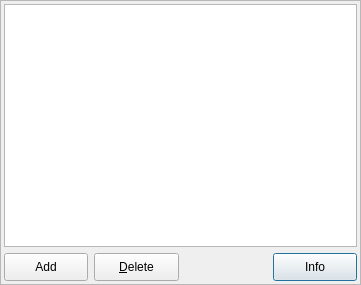
<?xml version="1.0" encoding="UTF-8"?>
<ui version="4.0">
 <class>ContentSettingsPane</class>
 <widget class="QFrame" name="ContentSettingsPane">
  <property name="geometry">
   <rect>
    <x>0</x>
    <y>0</y>
    <width>361</width>
    <height>285</height>
   </rect>
  </property>
  <property name="sizePolicy">
   <sizepolicy hsizetype="Fixed" vsizetype="Fixed">
    <horstretch>0</horstretch>
    <verstretch>0</verstretch>
   </sizepolicy>
  </property>
  <property name="windowTitle">
   <string>Frame</string>
  </property>
  <property name="frameShape">
   <enum>QFrame::StyledPanel</enum>
  </property>
  <property name="frameShadow">
   <enum>QFrame::Raised</enum>
  </property>
  <widget class="QWidget" name="gridLayoutWidget">
   <property name="geometry">
    <rect>
     <x>4</x>
     <y>4</y>
     <width>353</width>
     <height>277</height>
    </rect>
   </property>
   <layout class="QGridLayout" name="gridLayout">
    <item row="1" column="0">
     <layout class="QHBoxLayout" name="horizontalLayout">
      <item>
       <widget class="QPushButton" name="btnAdd">
        <property name="sizePolicy">
         <sizepolicy hsizetype="Preferred" vsizetype="Preferred">
          <horstretch>0</horstretch>
          <verstretch>0</verstretch>
         </sizepolicy>
        </property>
        <property name="minimumSize">
         <size>
          <width>84</width>
          <height>28</height>
         </size>
        </property>
        <property name="text">
         <string>Add</string>
        </property>
        <property name="shortcut">
         <string>Ctrl+A</string>
        </property>
       </widget>
      </item>
      <item>
       <widget class="QPushButton" name="btnDelete">
        <property name="sizePolicy">
         <sizepolicy hsizetype="Preferred" vsizetype="Preferred">
          <horstretch>0</horstretch>
          <verstretch>0</verstretch>
         </sizepolicy>
        </property>
        <property name="minimumSize">
         <size>
          <width>85</width>
          <height>28</height>
         </size>
        </property>
        <property name="text">
         <string>&amp;Delete</string>
        </property>
        <property name="shortcut">
         <string>Del</string>
        </property>
       </widget>
      </item>
      <item>
       <spacer name="horizontalSpacer">
        <property name="orientation">
         <enum>Qt::Horizontal</enum>
        </property>
        <property name="sizeHint" stdset="0">
         <size>
          <width>40</width>
          <height>20</height>
         </size>
        </property>
       </spacer>
      </item>
      <item>
       <widget class="QPushButton" name="btnInfo">
        <property name="sizePolicy">
         <sizepolicy hsizetype="Preferred" vsizetype="Preferred">
          <horstretch>0</horstretch>
          <verstretch>0</verstretch>
         </sizepolicy>
        </property>
        <property name="minimumSize">
         <size>
          <width>84</width>
          <height>28</height>
         </size>
        </property>
        <property name="text">
         <string>Info</string>
        </property>
        <property name="shortcut">
         <string>Space</string>
        </property>
        <property name="default">
         <bool>true</bool>
        </property>
       </widget>
      </item>
     </layout>
    </item>
    <item row="0" column="0">
     <widget class="QListWidget" name="lstContent">
      <property name="selectionMode">
       <enum>QAbstractItemView::MultiSelection</enum>
      </property>
      <property name="sortingEnabled">
       <bool>true</bool>
      </property>
     </widget>
    </item>
   </layout>
  </widget>
 </widget>
 <resources/>
 <connections/>
</ui>
